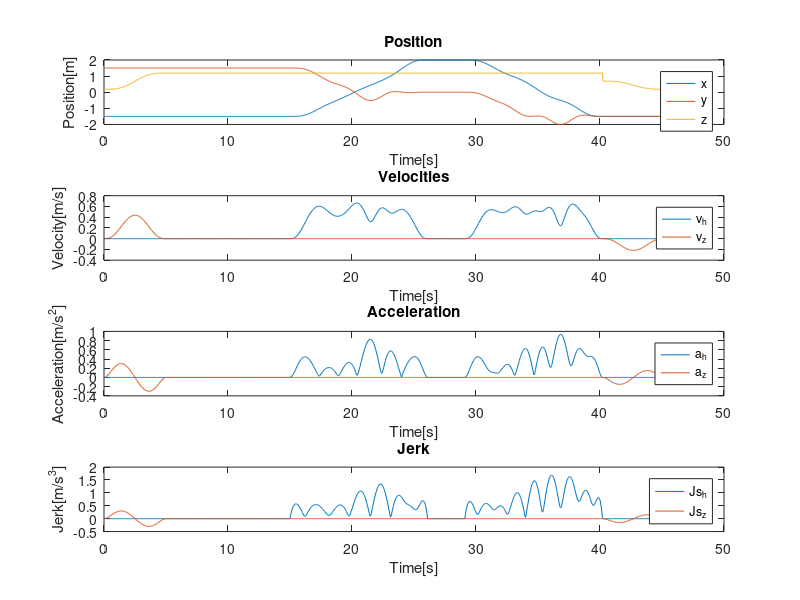

Write MATLAB code to recreate this figure.
function plotTrajectory()

fileID = fopen('path.txt','r');
formatSpec = "%f %f %f %f %f %f %f %f %f %f %f";
A = fscanf(fileID,formatSpec, [11 inf])';
fclose(fileID);
N_datapoints = size(A,1);
time_vec = 0.05:0.05:(N_datapoints * 0.05);
v_h = sqrt(A(:,4).^2 + A(:,5).^2);
a_h = sqrt(A(:,7).^2 + A(:,8).^2);

fileID_Js = fopen('Js.txt','r');
formatSpec = "%f %f %f";
JsMatrix = fscanf(fileID, formatSpec, [3 inf])';
fclose(fileID_Js);
N_datapoints_Js = size(JsMatrix,1);
time_vec_Js = 0.05:0.05:(N_datapoints_Js * 0.05);

Js_h = sqrt(JsMatrix(:,1).^2 + JsMatrix(:,2).^2);

figure()
subplot(4,1,1);
plot(time_vec, A(:,1));
hold on
plot(time_vec, A(:,2));
hold on
plot(time_vec, A(:,3));
title('Position')
xlabel('Time[s]')
ylabel('Position[m]')
legend('x','y','z')

subplot(4,1,2);
plot(time_vec, v_h);
hold on
plot(time_vec, A(:,6));
title('Velocities')
xlabel('Time[s]')
ylabel('Velocity[m/s]')
legend('v_h','v_z')

subplot(4,1,3);
plot(time_vec, a_h);
hold on
plot(time_vec, A(:,9));
title('Acceleration');
xlabel('Time[s]')
ylabel('Acceleration[m/s^2]')
legend('a_h','a_z')

subplot(4,1,4);
plot(time_vec_Js, Js_h);
hold on
plot(time_vec_Js, A(:,9));
title('Jerk');
xlabel('Time[s]')
ylabel('Jerk[m/s^3]')
legend('Js_h','Js_z')

end